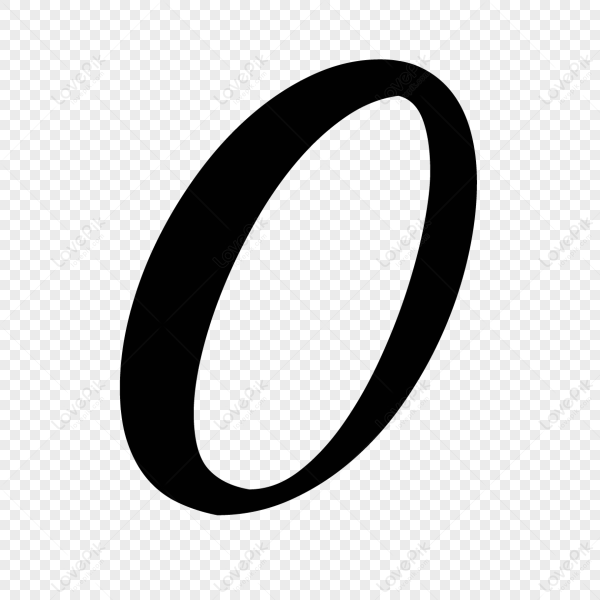
#> input picture images/o.png, 1200 x 1200 px, found by its file name (shown at 1/2 size)
$ python main.py
#> lines starting #> are read from the running program, lines starting #| are printed output that depends on the picture
### src/tictactoe.py
import tkinter as tk
from PIL import Image, ImageTk
from graphics import Line, Point, Window
from cell import Cell
import time
import random
from tkinter import messagebox

class TicTacToe:
    def __init__(self,x1,y1,cell_size_x,cell_size_y,window=None):
        self._x1 = x1
        self._y1 = y1
        self._cell_size_x = int(cell_size_x)
        self._cell_size_y = int(cell_size_y)
        self._win = window
        #self._cell_spacer = (self._win.width / 300) *3
        self._playing = False
        self._num_rows = 3
        self._num_cols = 3
        self._cells = []
        self.turn = 0

        #image load
        self.image_o = self._load_image("./images/o.png",self._cell_size_x,self._cell_size_y)
        self.image_x = []
        self.image_x.append(self._load_image("./images/x.jpg",self._cell_size_x,self._cell_size_y))
        self.image_x.append(self._load_image("./images/x2.jpg",self._cell_size_x,self._cell_size_y))

        #create game board
        self._create_board()
        #create cells here
        #2D array 3 x 3 cells
        self._create_cells()


    # [143 lines left out: functions _turn, play, _play_again, get_cell, _check_win_condition, _create_board and 4 more, not called in this run]

    def _load_image(self,filename,x=50,y=50):
#> called with filename = './images/o.png', x = 97, y = 97
        image = Image.open(filename).convert("RGBA")
        image = image.resize((x,y), resample=Image.LANCZOS)
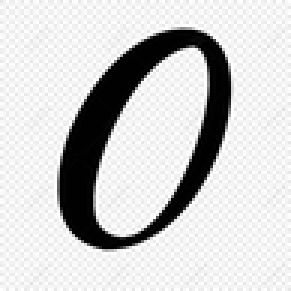
#> image: PIL image 97x97 RGBA (shown 3 times larger); mean R, G, B, A 204.8, 204.8, 204.8, 255
        return ImageTk.PhotoImage(image)

### src/graphics.py
import tkinter as tk #, BOTH, Canvas

class Window:
    def __init__(self, width, height):
        self.width = width
        self.height = height
        self.__root = tk.Tk()
        self.__root.title("BASE")
        self.__root.protocol("WM_DELETE_WINDOW",self.on_window_close)
        self.__canvas = tk.Canvas(self.__root, bg="grey", width=width,height=height)
        self.__canvas.pack(expand=1)
        self.__running = False

        self.clicked_coordinates = tk.StringVar()
        self.__canvas.bind("<Button-1>", self.on_click)

    # [5 lines left out: function wait_input, not called in this run]

    def draw_play_again(self):
        play_again_button = tk.Button(self.__canvas, text="Play Again", command=self._play_again)
        play_again_button.pack()


    # [6 lines of commented-out code are left out]

    def on_click(self, event):
        self.clicked_coordinates.set((event.x, event.y))
    def exists(self):
        return self.__root.winfo_exists()

    def on_window_close(self):
        self.__running = False
        self.__root.destroy()

    def redraw(self):
        self.__root.update_idletasks()
        self.__root.update()

    # [5 lines left out: function wait_for_close, not called in this run]

    def close(self):
        self.__running = False


    def draw_line(self, line, line_width=1, fill_colour="black"):
        line.draw(self.__canvas,line_width,fill_colour)

    def draw_rounded_line(self, line, line_width=1, radius=1, fill_colour="black"):
        line.draw_rounded(self.__canvas,line_width,radius,fill_colour)

    def draw_win_line(self, x1,y1, x2,y2, line_width=6, radius=3, fill_colour="black"):
        line = Line(Point(x1,y1),Point(x2,y2))
        line.draw_rounded(self.__canvas,line_width,radius,fill_colour)

    def set_window_canvas(self,image):
        self.__canvas.create_image(0,0,anchor="nw",image=image)

    def draw_rectangle(self, x1,y1, x2,y2, bg):
        self.__canvas.create_rectangle(x1,y1,x2,y2, fill=bg, outline="")

    def draw_image(self, x,y,image):
        self.__canvas.create_image(x,y,anchor='nw',image=image)


class Point:
    def __init__(self, x, y):
        self.x = x
        self.y = y

class Line:
    def __init__(self, p1, p2):
        self.p1 = p1
        self.p2 = p2

    def draw(self,canvas, line_width, fill_colour="black"):
        canvas.create_line(self.p1.x,self.p1.y, self.p2.x,self.p2.y, fill=fill_colour, width=line_width)

    # [6 lines left out: function draw_rounded, not called in this run]

### src/main.py
import tkinter as tk
from graphics import Window, Line, Point
from cell import Cell
from tictactoe import TicTacToe

def main():
    win = Window(300,300)
    line_width = 3

    cell_size_x = ((win.width) / 3) - (line_width)
    cell_size_y = ((win.height) / 3) - (line_width)


    t = TicTacToe(0,0,cell_size_x,cell_size_y,win)
    t.play()
    win.wait_for_close()

if __name__ == "__main__":
#> (the run stopped early here; a loop or call above may not have finished)
